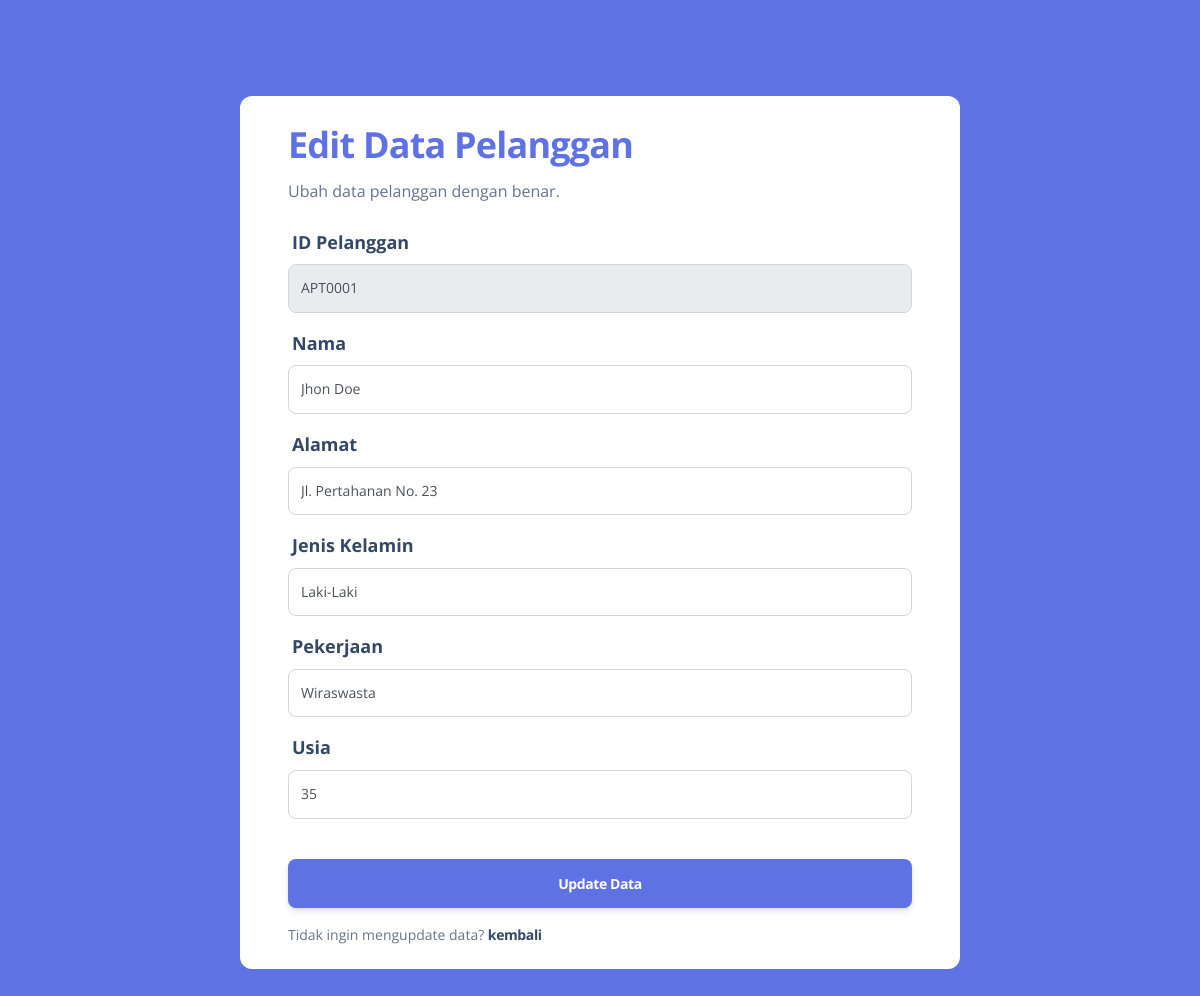
Screenshot of /pages/functions/editpelanggan.php?id=APT0001 (signed in) with the database file from the repository.
### tables this page shows
CREATE TABLE `pelanggan` (
  `id_pelanggan` char(10) NOT NULL DEFAULT 'APT',
  `nama_pelanggan` varchar(255) DEFAULT NULL,
  `alamat` varchar(255) DEFAULT NULL,
  `jenis_kelamin` enum('lk','pr') DEFAULT NULL,
  `pekerjaan` varchar(50) DEFAULT NULL,
  `usia` int(3) DEFAULT NULL
);

### pages/functions/editpelanggan.php (the view, shortened to what this page needs)
<?php
require "functions.php";
$id = $_GET["id"];
$sql = "SELECT * FROM pelanggan WHERE id_pelanggan = '$id'";
$hasil = $conn->query($sql);
?>
<!DOCTYPE html>
<html lang="en">
<head>
    <link href="../../assets/css/nucleo-icons.css" rel="stylesheet" />
    <link href="../../assets/css/nucleo-svg.css" rel="stylesheet" />
    <link href="../../assets/css/nucleo-svg.css" rel="stylesheet" />
    <link id="pagestyle" href="../../assets/css/argon-dashboard.css?v=2.0.4" rel="stylesheet" />
</head>
<body class="bg-primary">
    <div class="container  bg-white  rounded-3 my-7 m-auto w-60">
        <div class="card card-plain">
            <div class="card-header pb-0 text-start">
                <h4 class="font-weight-bolder text-5xl text-primary">Edit Data Pelanggan</h4>
                <p class="mb-0">Ubah data pelanggan dengan benar.</p>
            </div>
            <div class="card-body">
                <?php while ($apotek = $hasil->fetch_assoc()) : ?>
                    <form action="" method="post">
                        <div class="mb-3">
                            <label for="id" class="text-lg">ID Pelanggan</label>
                            <input type="text" name="id" class="form-control form-control-lg" placeholder="ID Pelanggan" value="<?= $apotek['id_pelanggan'] ?>" readonly>
                        </div>
                        <div class="mb-3">
                            <label for="nama" class="text-lg">Nama</label>
                            <input type="text" name="nama" class="form-control form-control-lg" placeholder="Nama Pelanggan" required value="<?= $apotek['nama_pelanggan'] ?>">
                        </div>
                        <div class="mb-3">
                            <label for="alamat" class="text-lg">Alamat</label>
                            <input type="text" name="alamat" class="form-control form-control-lg" placeholder="Alamat Pelanggan" required value="<?= $apotek['alamat'] ?>">
                        </div>
                        <div class="mb-3">
                            <label for="jenkel" class="text-lg">Jenis Kelamin</label>
                            <select name="jenkel" id="jenkel" class="form-control form-control-lg">
                                <option selected value="<?= $apotek['jenis_kelamin'] ?>">
                                    <?php if ($apotek["jenis_kelamin"] == "lk") {
                                        echo "Laki-Laki";
                                    } else if ($apotek["jenis_kelamin"] == "pr") {
                                        echo "Perempuan";
                                    }
                                    ?>
                                </option>
                            </select>
                        </div>
                        <div class="mb-3">
                            <label for="pekerjaan" class="text-lg">Pekerjaan</label>
                            <input type="text" name="pekerjaan" class="form-control form-control-lg" placeholder="Pekerjaan Pelanggan" required value="<?= $apotek['pekerjaan'] ?>">
                        </div>
                        <div class="mb-3">
                            <label for="usia" class="text-lg">Usia</label>
                            <input type="number" min="0" name="usia" class="form-control form-control-lg" placeholder="Usia Pelanggan" required value="<?= $apotek['usia'] ?>">
                        </div>
                        <div class="text-center">
                            <button type="submit" name="ubah" class="btn btn-lg btn-primary btn-lg w-100 mt-4 mb-0">Update Data</button>
                        </div>
                        <p class="text-sm mt-3 mb-0">Tidak ingin mengupdate data? <a href="../pelanggan.php" class="text-dark font-weight-bolder">kembali</a></p>
                    </form>
                <?php endwhile; ?>
            </div>
        </div>
    </div>
</body>
</html>

### rows the page displays
pelanggan: id "APT0001", nama "Jhon Doe", alamat "Jl. Pertahanan No. 23", jenkel "Laki-Laki", pekerjaan "Wiraswasta", usia "35"
